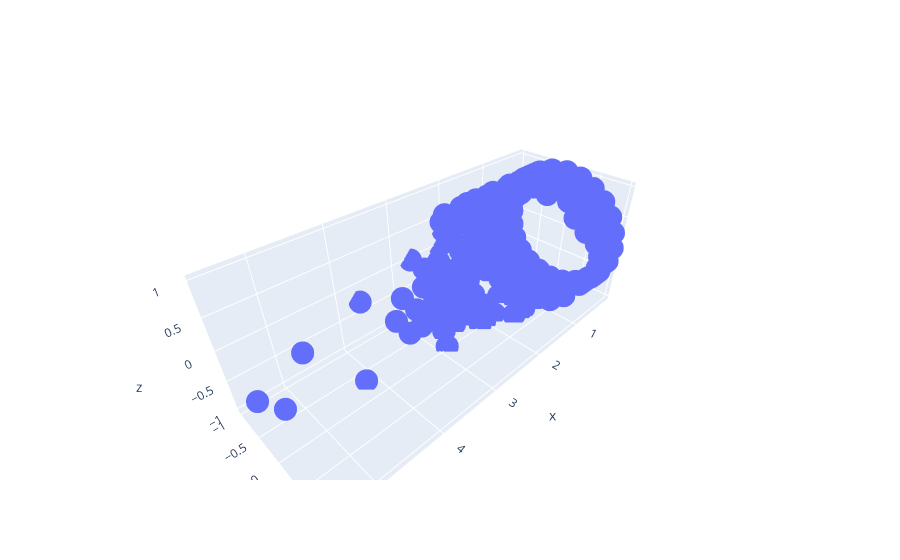

Notebook source saved alongside this figure:
### Code cell
import plotly.graph_objects as go
import numpy as np

# Helix equation

fig = go.Figure(data=[go.Scatter3d(x=df1.iloc[:,0], y=df1.iloc[:,1], z=df1.iloc[:,2],
                                   mode='markers')])
fig.show()

### Figure 1 — Plotly figure (JSON) as saved in the notebook; plotly's stock layout.template omitted (floating-point values rounded to 4 significant figures; data arrays with more than 128 entries replaced by an {"elided": "..."} marker saying what was removed)
{"data": [{"mode": "markers", "type": "scatter3d", "x": {"elided": "432 float values"}, "y": {"elided": "432 float values"}, "z": {"elided": "432 float values"}}], "layout": {}}
